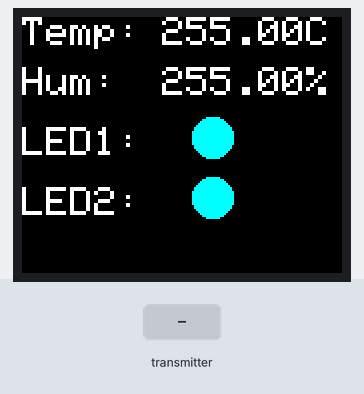
Bench run of a sketch on a simulated ESP8266 (NodeMCU). Shown: 160×128 colour display. The test bench sets the inputs (shaded band). WiFi joins after 1.5 s; servers stay silent unless stated; a WiFi scan finds three made-up networks; EEPROM starts erased; what the sketch prints to the serial monitor is not drawn.

Above: at 3.4 s.
3.5 s: the transmitter starts sending temp = 0
At 4.3 s:
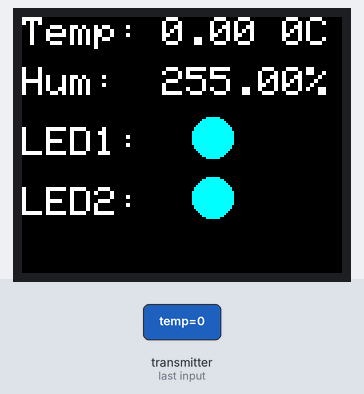
5.0 s: the transmitter starts sending hum = 0
At 5.4 s:
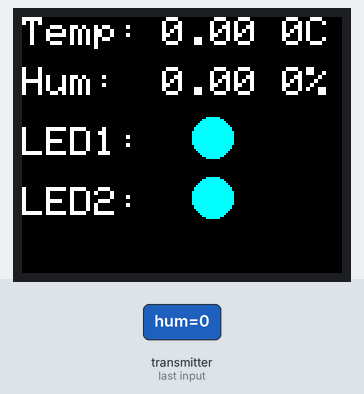
6.5 s: the transmitter starts sending temp = 25
At 7.7 s:
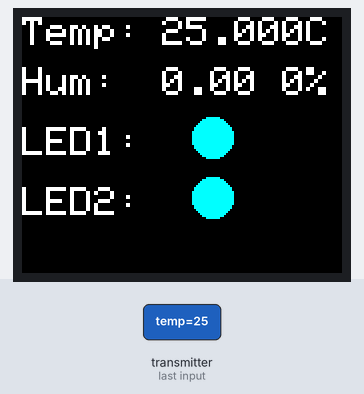
8.0 s: the transmitter starts sending hum = 25
At 8.9 s:
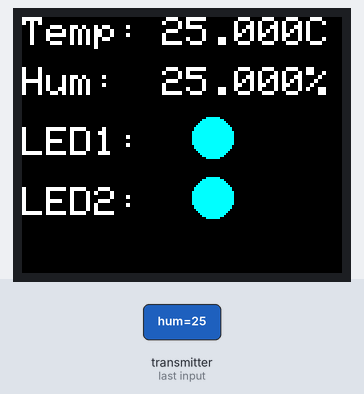
Timing chart, 0 to 10.5 s (numbered marks = the images above; inputs shaded):
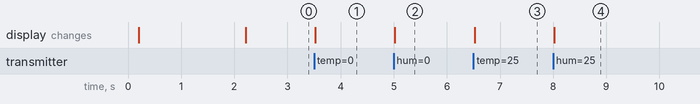

The sketch:

ESPNOW_Slave_Monitor.ino
```cpp
#include <ESP8266WiFi.h>
#include <espnow.h>
#include <EEPROM.h>
#include <Adafruit_GFX.h>
#include <Adafruit_ST7735.h>

// Define TFT pins
#define TFT_CS D1
#define TFT_RST D2
#define TFT_DC D3

constexpr char WIFI_SSID[] = "NNTruong";

// Create TFT display object
Adafruit_ST7735 tft = Adafruit_ST7735(TFT_CS, TFT_DC, TFT_RST);

// Define variables to store incoming readings
float temperature;
float humidity;
int LEDState;

// Structure to receive data
typedef struct struct_message {
  int id;
  float temp;
  float hum;
  int LED;
} struct_message;

// Create a struct_message to hold incoming sensor readings
struct_message incomingReadings;

int32_t getWiFiChannel(const char *ssid) {
  int32_t n = WiFi.scanNetworks();
  for (uint8_t i = 0; i < n; i++) {
    if (strcmp(ssid, WiFi.SSID(i).c_str()) == 0) {
      return WiFi.channel(i);
    }
  }
  return 0;
}

void printMAC(const uint8_t *mac_addr) {
  char macStr[18];
  snprintf(macStr, sizeof(macStr), "%02x:%02x:%02x:%02x:%02x:%02x",
           mac_addr[0], mac_addr[1], mac_addr[2], mac_addr[3], mac_addr[4], mac_addr[5]);
  Serial.print(macStr);
}

// Callback when data is received
void OnDataRecv(uint8_t *mac_addr, uint8_t *incomingData, uint8_t len) {
  memcpy(&incomingReadings, incomingData, sizeof(incomingReadings));
  Serial.println("____________________________________________________________");
  Serial.printf("%u bytes of data received from: ", len);
  printMAC(mac_addr);
  Serial.println();
  Serial.printf("Received from board ID %d\n", incomingReadings.id);
  Serial.printf("Temperature: %.2f, Humidity: %.2f, LED: %d\n", incomingReadings.temp, incomingReadings.hum, incomingReadings.LED);
}

void setup() {
  // Init Serial Monitor
  Serial.begin(115200);
  EEPROM.begin(3);
  delay(10);

  incomingReadings.temp = EEPROM.read(0);
  incomingReadings.hum = EEPROM.read(1);
  incomingReadings.LED = EEPROM.read(2);

  WiFi.setSleepMode(WIFI_NONE_SLEEP);

  // Init TFT display
  tft.initR(INITR_BLACKTAB);
  tft.setRotation(3);
  tft.fillScreen(ST7735_BLACK);
  tft.setTextColor(ST7735_WHITE);
  tft.setTextSize(2, 2);
  displayData();

  // Set device as a Wi-Fi Station
  WiFi.mode(WIFI_STA);
  WiFi.begin();

  int32_t channel = getWiFiChannel(WIFI_SSID);

  WiFi.printDiag(Serial);
  wifi_promiscuous_enable(1);
  wifi_set_channel(channel);
  wifi_promiscuous_enable(0);
  WiFi.printDiag(Serial);

  // Init ESP-NOW
  if (esp_now_init() != 0) {
    Serial.println("Error initializing ESP-NOW");
    return;
  }

  // Register callback for data reception
  esp_now_register_recv_cb(OnDataRecv);
}

void displayData() {
  tft.fillScreen(ST7735_BLACK);
  tft.setCursor(0, 0);
  tft.print("Temp: ");
  tft.setCursor(130, 0);
  tft.println(" C");

  tft.setCursor(0, 25);
  tft.print("Hum: ");
  tft.setCursor(130, 25);
  tft.println(" %");

  tft.setCursor(0, 55);
  tft.print("LED1: ");

  tft.setCursor(0, 85);
  tft.print("LED2: ");
}

void displayTemp() {
  tft.fillRect(70, 0, 60, 16, ST7735_BLACK);
  tft.setCursor(70, 0);
  tft.print(temperature);
}

void displayHum() {
  tft.fillRect(70, 25, 60, 16, ST7735_BLACK);
  tft.setCursor(70, 25);
  tft.print(humidity);
}

void displayLEDs() {
  if (LEDState == 3 || LEDState == 4) {
    tft.fillCircle(95, 60, 10, ST7735_RED);
  } else {
    tft.fillCircle(95, 60, 10, ST7735_CYAN);
  }

  if (LEDState == 2 || LEDState == 4) {
    tft.fillCircle(95, 90, 10, ST7735_RED);
  } else {
    tft.fillCircle(95, 90, 10, ST7735_CYAN);
  }
}

void loop() {
  if (incomingReadings.temp != temperature) {
    temperature = incomingReadings.temp;
    EEPROM.write(0, incomingReadings.temp);
    displayTemp();
  }
  if (incomingReadings.hum != humidity) {
    humidity = incomingReadings.hum;
    EEPROM.write(1, incomingReadings.hum);
    displayHum();
  }
  if (incomingReadings.LED != LEDState) {
    LEDState = incomingReadings.LED;
    EEPROM.write(2, incomingReadings.LED);
    displayLEDs();
  }
    EEPROM.commit();
}
```

Measured:
- after the input at 3.5 s, the display: changes at once (image 1)
- after the input at 5.0 s, the display: changes at once (image 2)
- after the input at 6.5 s, the display: changes at once (image 3)
- after the input at 8.0 s, the display: changes at once (image 4)
